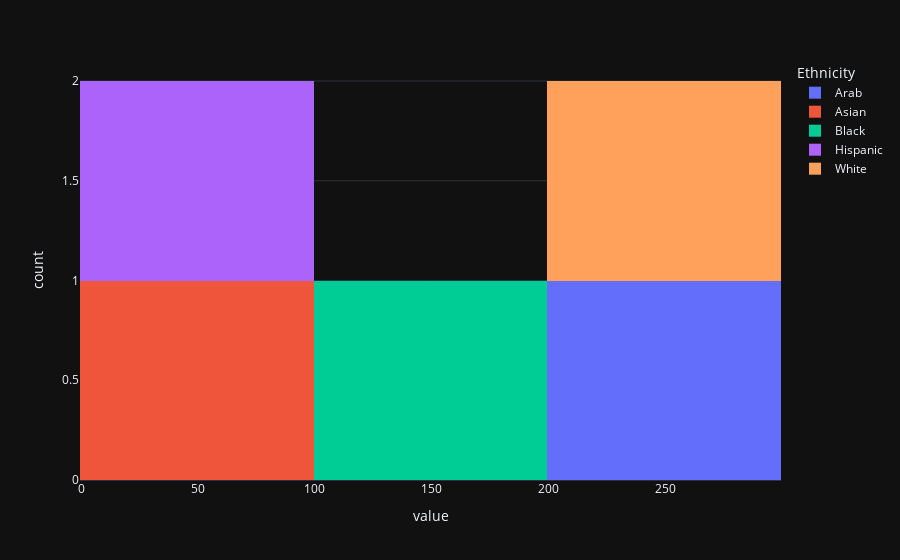

Notebook source saved alongside this figure:
### Code cell
fig = px.histogram(ethnicityDropout)
fig.show()

### Figure 1 — Plotly figure (JSON) as saved in the notebook; plotly's stock layout.template omitted (floating-point values rounded to 4 significant figures)
{"data": [{"alignmentgroup": "True", "bingroup": "x", "hovertemplate": "Ethnicity=Arab<br>value=%{x}<br>count=%{y}<extra></extra>", "legendgroup": "Arab", "marker": {"color": "#636efa", "pattern": {"shape": ""}}, "name": "Arab", "offsetgroup": "Arab", "orientation": "v", "showlegend": true, "x": [248], "xaxis": "x", "yaxis": "y", "type": "histogram"}, {"alignmentgroup": "True", "bingroup": "x", "hovertemplate": "Ethnicity=Asian<br>value=%{x}<br>count=%{y}<extra></extra>", "legendgroup": "Asian", "marker": {"color": "#EF553B", "pattern": {"shape": ""}}, "name": "Asian", "offsetgroup": "Asian", "orientation": "v", "showlegend": true, "x": [41], "xaxis": "x", "yaxis": "y", "type": "histogram"}, {"alignmentgroup": "True", "bingroup": "x", "hovertemplate": "Ethnicity=Black<br>value=%{x}<br>count=%{y}<extra></extra>", "legendgroup": "Black", "marker": {"color": "#00cc96", "pattern": {"shape": ""}}, "name": "Black", "offsetgroup": "Black", "orientation": "v", "showlegend": true, "x": [173], "xaxis": "x", "yaxis": "y", "type": "histogram"}, {"alignmentgroup": "True", "bingroup": "x", "hovertemplate": "Ethnicity=Hispanic<br>value=%{x}<br>count=%{y}<extra></extra>", "legendgroup": "Hispanic", "marker": {"color": "#ab63fa", "pattern": {"shape": ""}}, "name": "Hispanic", "offsetgroup": "Hispanic", "orientation": "v", "showlegend": true, "x": [91], "xaxis": "x", "yaxis": "y", "type": "histogram"}, {"alignmentgroup": "True", "bingroup": "x", "hovertemplate": "Ethnicity=White<br>value=%{x}<br>count=%{y}<extra></extra>", "legendgroup": "White", "marker": {"color": "#FFA15A", "pattern": {"shape": ""}}, "name": "White", "offsetgroup": "White", "orientation": "v", "showlegend": true, "x": [289], "xaxis": "x", "yaxis": "y", "type": "histogram"}], "layout": {"xaxis": {"anchor": "y", "domain": [0.0, 1.0], "title": {"text": "value"}}, "yaxis": {"anchor": "x", "domain": [0.0, 1.0], "title": {"text": "count"}}, "legend": {"title": {"text": "Ethnicity"}, "tracegroupgap": 0}, "margin": {"t": 60}, "barmode": "relative"}}
